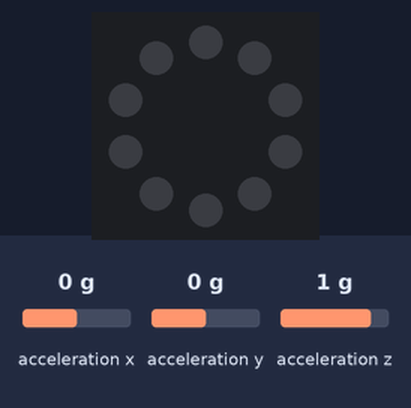
Bench run of a program on a simulated Circuit Playground running CircuitPython. Parts: the board's ring of 10 RGB LEDs (number 0 left of the top, counting anticlockwise). The inputs (shaded band) are chosen by the test bench; at power-on: acceleration x 0 g, acceleration y 0 g, acceleration z 1 g. Dim RGB values are drawn brighter than linear; USB keyboard and mouse output is not drawn.

Above: at 1.2 s.
1.3 s: acceleration x set to -0.8 g
At 2.6 s:
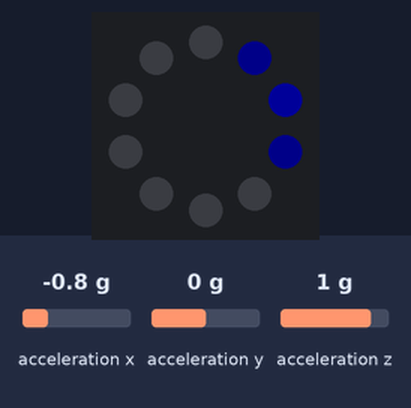
2.9 s: acceleration x set to 0.8 g
At 4.1 s:
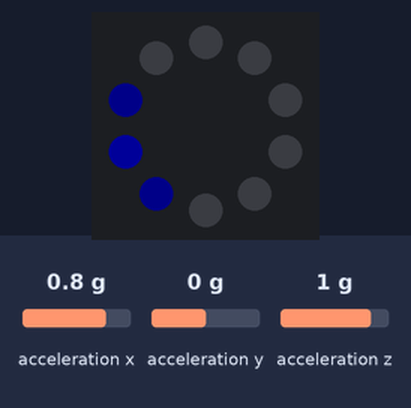
4.4 s: acceleration x set to 0 g
At 5.5 s:
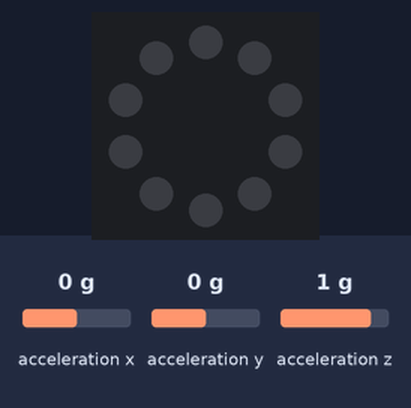
5.9 s: acceleration y set to -0.8 g
At 6.7 s:
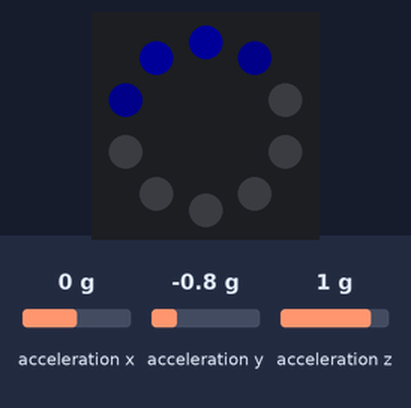
7.4 s: acceleration y set to 0 g
At 8.2 s:
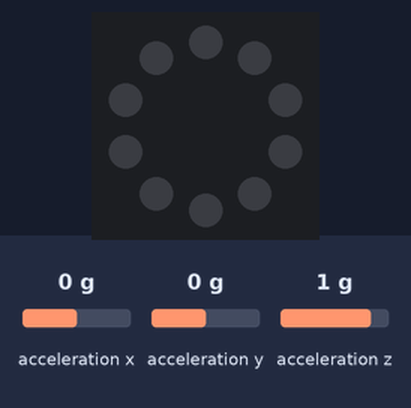
Timing chart, 0 to 9.9 s (numbered marks = the images above; inputs shaded):
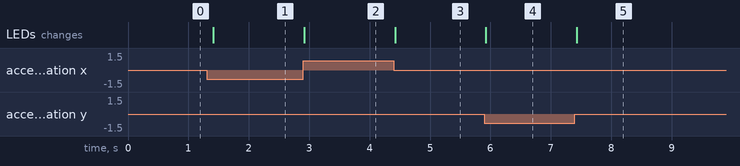

Measured:
- after the input at 1.3 s, the LEDs: change after 0.11 s (image 1)
- after the input at 2.9 s, the LEDs: change at once (image 2)
- after the input at 4.4 s, the LEDs: change at once (image 3)
- after the input at 5.9 s, the LEDs: change at once (image 4)
- after the input at 7.4 s, the LEDs: change at once (image 5)

The program:

code.py
```python
from adafruit_circuitplayground import cp
from adafruit_hid.keyboard import Keyboard
from adafruit_hid.keycode import Keycode
from sensorneopixels import SensorLightDisplay
import time
import usb_hid


sld = SensorLightDisplay(0.1)
kbd = Keyboard(usb_hid.devices)

while True:
    x = cp.acceleration[0]
    y = cp.acceleration[1]
    if x < -3 and x < y:
        kbd.press(Keycode.LEFT_ARROW)
        kbd.release(Keycode.UP_ARROW)
        kbd.release(Keycode.RIGHT_ARROW)
        kbd.release(Keycode.DOWN_ARROW)
    elif x > 3 and x > y:
        kbd.release(Keycode.LEFT_ARROW)
        kbd.release(Keycode.UP_ARROW)
        kbd.press(Keycode.RIGHT_ARROW)
        kbd.release(Keycode.DOWN_ARROW)
    elif y > 3 and y > x:
        kbd.release(Keycode.LEFT_ARROW)
        kbd.press(Keycode.UP_ARROW)
        kbd.release(Keycode.RIGHT_ARROW)
        kbd.release(Keycode.DOWN_ARROW)
    elif y < -3 and y < x:
        kbd.release(Keycode.LEFT_ARROW)
        kbd.release(Keycode.UP_ARROW)
        kbd.release(Keycode.RIGHT_ARROW)
        kbd.press(Keycode.DOWN_ARROW)
    else:
        kbd.release(Keycode.LEFT_ARROW)
        kbd.release(Keycode.UP_ARROW)
        kbd.release(Keycode.RIGHT_ARROW)
        kbd.release(Keycode.DOWN_ARROW)

    sld.advanced_control_feedback(cp.acceleration)

    time.sleep(0.1)
```

sensorneopixels.py
```python
from adafruit_circuitplayground import cp
import time

class LightDisplay:

    __lights_off = [0, 0, 0]

    def __init__(self, brightness):
        cp.pixels.brightness = brightness
        self.__pixels_count = len(cp.pixels)
        cp.pixels.auto_write = False

    def light_scale(self, blue, side):
        cp.pixels.fill(SensorLightDisplay.__lights_off)
        colour_range = 255
        if side == 0:
            pass
        else:
            i = 0
            while blue > 0:
                if blue > colour_range:
                    shade = colour_range
                else:
                    shade = blue
                if side == 1:
                    cp.pixels[7-i] = shade
                    cp.pixels[7+i] = shade
                elif side == 2:
                    cp.pixels[2-i] = shade
                    cp.pixels[2+i] = shade
                elif side == 3:
                    cp.pixels[4-i] = shade
                    cp.pixels[5+i] = shade
                elif side == 4:
                    cp.pixels[9-i] = shade
                    cp.pixels[0+i] = shade
                i += 1
                blue -= colour_range
        cp.pixels.show()


class SensorLightDisplay(LightDisplay):
    def __init__(self, brightness):
        super().__init__(brightness)

    def advanced_control_feedback(self, acceleration):
        limit = 9.81
        blue_total = 255 * 2 # colour range of pixel * 2 levels of pixels
        x = acceleration[0]
        y = acceleration[1]
        if y < 0:
           flipped_y = (-1) * y
        else:
            flipped_y = y
        if x < 0:
           flipped_x = (-1) * x
        else:
            flipped_x = x

        if flipped_y <= limit and flipped_x <= limit:
            if x < -3 and x < y:
                blue = int((flipped_x-3) * blue_total / (limit-3))
                self.light_scale(blue, 1)

            elif x > 3 and x > y:
                blue = int((flipped_x-3) * blue_total / (limit-3))
                self.light_scale(blue, 2)

            elif y > 3 and y > x:
                blue = int((flipped_y-3) * blue_total / (limit-3))
                self.light_scale(blue, 3)

            elif y < -3 and y < x:
                blue = int((flipped_y-3) * blue_total / (limit-3))
                self.light_scale(blue, 4)
            else:
                self.light_scale(0, 0)
```
